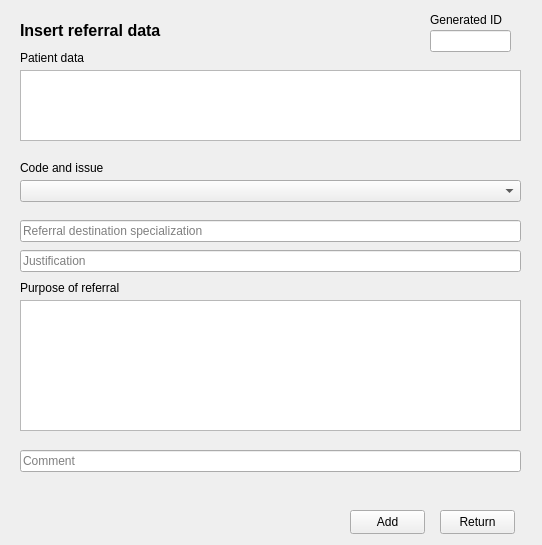
<?xml version="1.0" encoding="UTF-8"?>
<ui version="4.0">
 <class>Referral</class>
 <widget class="QWidget" name="Referral">
  <property name="geometry">
   <rect>
    <x>0</x>
    <y>0</y>
    <width>542</width>
    <height>545</height>
   </rect>
  </property>
  <property name="windowTitle">
   <string>Form</string>
  </property>
  <widget class="QLabel" name="label_title">
   <property name="geometry">
    <rect>
     <x>20</x>
     <y>20</y>
     <width>361</width>
     <height>20</height>
    </rect>
   </property>
   <property name="font">
    <font>
     <pointsize>12</pointsize>
     <weight>75</weight>
     <bold>true</bold>
    </font>
   </property>
   <property name="text">
    <string>Insert referral data</string>
   </property>
  </widget>
  <widget class="QLineEdit" name="line_edit_id">
   <property name="geometry">
    <rect>
     <x>430</x>
     <y>30</y>
     <width>81</width>
     <height>22</height>
    </rect>
   </property>
   <property name="readOnly">
    <bool>true</bool>
   </property>
  </widget>
  <widget class="QLabel" name="label">
   <property name="geometry">
    <rect>
     <x>430</x>
     <y>10</y>
     <width>81</width>
     <height>20</height>
    </rect>
   </property>
   <property name="text">
    <string>Generated ID</string>
   </property>
  </widget>
  <widget class="QLabel" name="label_patient_data">
   <property name="geometry">
    <rect>
     <x>20</x>
     <y>50</y>
     <width>181</width>
     <height>16</height>
    </rect>
   </property>
   <property name="text">
    <string>Patient data</string>
   </property>
  </widget>
  <widget class="QTextEdit" name="text_edit_patient_data">
   <property name="geometry">
    <rect>
     <x>20</x>
     <y>70</y>
     <width>501</width>
     <height>71</height>
    </rect>
   </property>
   <property name="readOnly">
    <bool>true</bool>
   </property>
  </widget>
  <widget class="QLineEdit" name="line_edit_dest">
   <property name="geometry">
    <rect>
     <x>20</x>
     <y>220</y>
     <width>501</width>
     <height>22</height>
    </rect>
   </property>
   <property name="text">
    <string/>
   </property>
   <property name="placeholderText">
    <string>Referral destination specialization</string>
   </property>
  </widget>
  <widget class="QTextEdit" name="text_edit_description">
   <property name="geometry">
    <rect>
     <x>20</x>
     <y>300</y>
     <width>501</width>
     <height>131</height>
    </rect>
   </property>
  </widget>
  <widget class="QLabel" name="label_description">
   <property name="geometry">
    <rect>
     <x>20</x>
     <y>280</y>
     <width>181</width>
     <height>16</height>
    </rect>
   </property>
   <property name="text">
    <string>Purpose of referral</string>
   </property>
  </widget>
  <widget class="QPushButton" name="push_button_add">
   <property name="geometry">
    <rect>
     <x>350</x>
     <y>510</y>
     <width>75</width>
     <height>24</height>
    </rect>
   </property>
   <property name="text">
    <string>Add</string>
   </property>
  </widget>
  <widget class="QPushButton" name="push_button_return">
   <property name="geometry">
    <rect>
     <x>440</x>
     <y>510</y>
     <width>75</width>
     <height>24</height>
    </rect>
   </property>
   <property name="text">
    <string>Return</string>
   </property>
  </widget>
  <widget class="QComboBox" name="combo_box_codes">
   <property name="geometry">
    <rect>
     <x>20</x>
     <y>180</y>
     <width>501</width>
     <height>22</height>
    </rect>
   </property>
  </widget>
  <widget class="QLabel" name="label_code">
   <property name="geometry">
    <rect>
     <x>20</x>
     <y>160</y>
     <width>181</width>
     <height>16</height>
    </rect>
   </property>
   <property name="text">
    <string>Code and issue</string>
   </property>
  </widget>
  <widget class="QLineEdit" name="line_edit_dest_2">
   <property name="geometry">
    <rect>
     <x>20</x>
     <y>250</y>
     <width>501</width>
     <height>22</height>
    </rect>
   </property>
   <property name="text">
    <string/>
   </property>
   <property name="placeholderText">
    <string>Justification</string>
   </property>
  </widget>
  <widget class="QLineEdit" name="line_edit_dest_3">
   <property name="geometry">
    <rect>
     <x>20</x>
     <y>450</y>
     <width>501</width>
     <height>22</height>
    </rect>
   </property>
   <property name="text">
    <string/>
   </property>
   <property name="placeholderText">
    <string>Comment</string>
   </property>
  </widget>
 </widget>
 <resources/>
 <connections/>
</ui>
